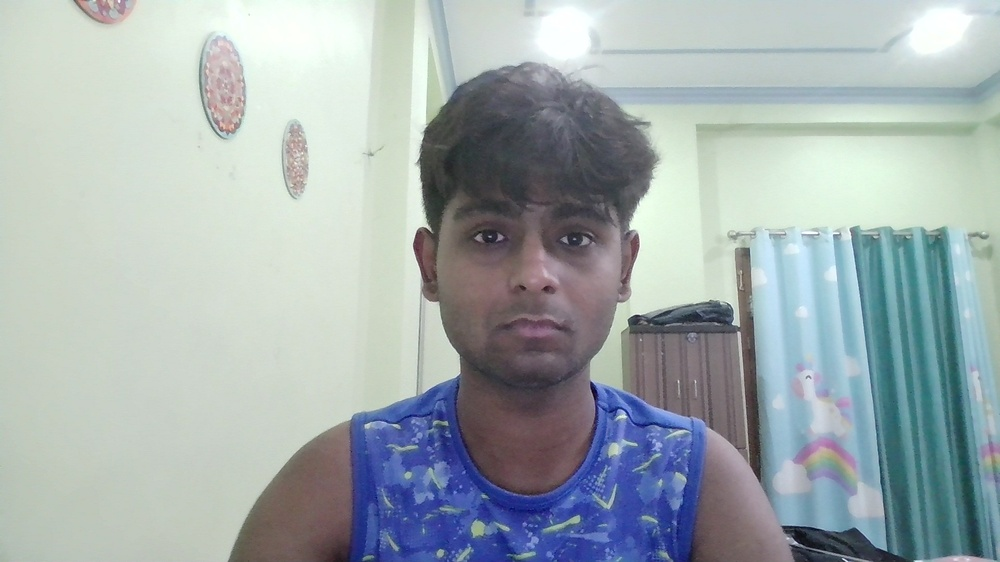
#> input picture data/face1.jpg, 1000 x 562 px, shrunk from 1920 x 1080 before the run, given in place of the camera
$ python LiveAnonymizer.py
#> lines starting #> are read from the running program, lines starting #| are printed output that depends on the picture; after the words box and inside, x2 and y2 are one past the last pixel; in counts of white or black regions, pixels touching at a corner belong together
import cv2

face_cascade = cv2.CascadeClassifier(cv2.data.haarcascades + 'haarcascade_frontalface_default.xml')
cap = cv2.VideoCapture(0)

while True :
    ret, frame = cap.read()
#> frame is the input picture: shape (562, 1000, 3); mean B, G, R 175.4, 173.8, 163
    frame = cv2.flip(frame, 1)
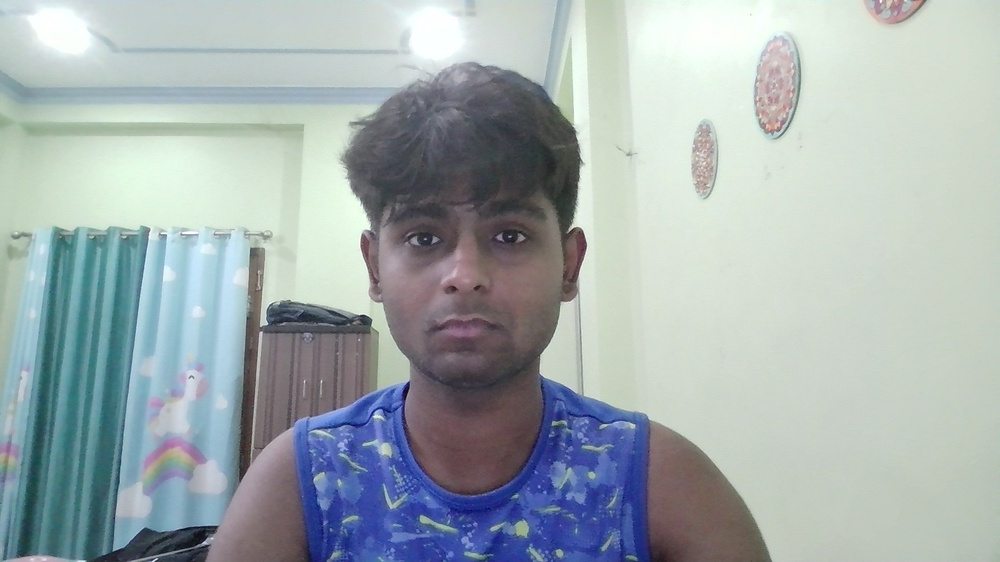
#> frame: shape (562, 1000, 3); mean B, G, R 175.4, 173.8, 163
    gray = cv2.cvtColor(frame, cv2.COLOR_BGR2GRAY)
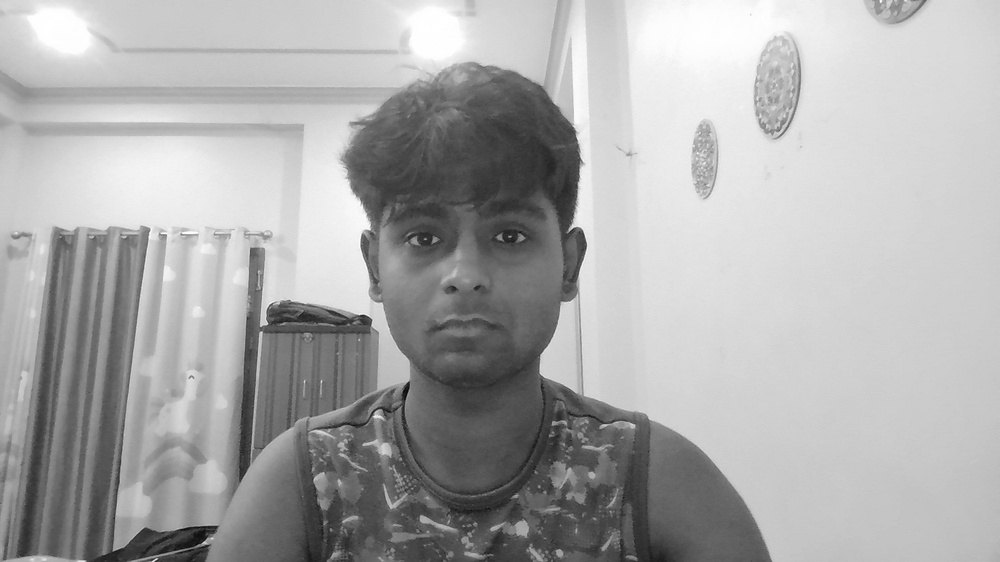
#> gray: shape (562, 1000); min 3, max 255, mean 170.7
    faces = face_cascade.detectMultiScale(gray, scaleFactor=1.1, minNeighbors=5)
#> faces = [[358, 157, 223, 223]]

    for (x,y,w,h) in faces:
        face = frame[y:y+h, x:x+w]
        blurred_face = cv2.GaussianBlur(face, (99, 99), 20)
        frame[y:y+h, x:x+w] = blurred_face
#> this loop made 1 pass
#> pass 1, `face = frame[y:y+h, x:x+w]`:
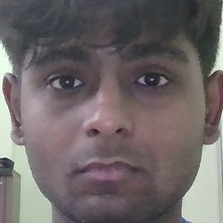
#> face: shape (223, 223, 3); mean B, G, R 103.4, 102.5, 110.1
#> pass 1, `blurred_face = cv2.GaussianBlur(face, (99, 99), 20)`:
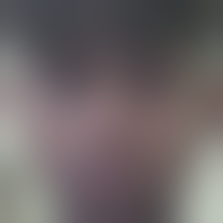
#> blurred_face: shape (223, 223, 3); mean B, G, R 103.2, 102.3, 110
#> after the loop:
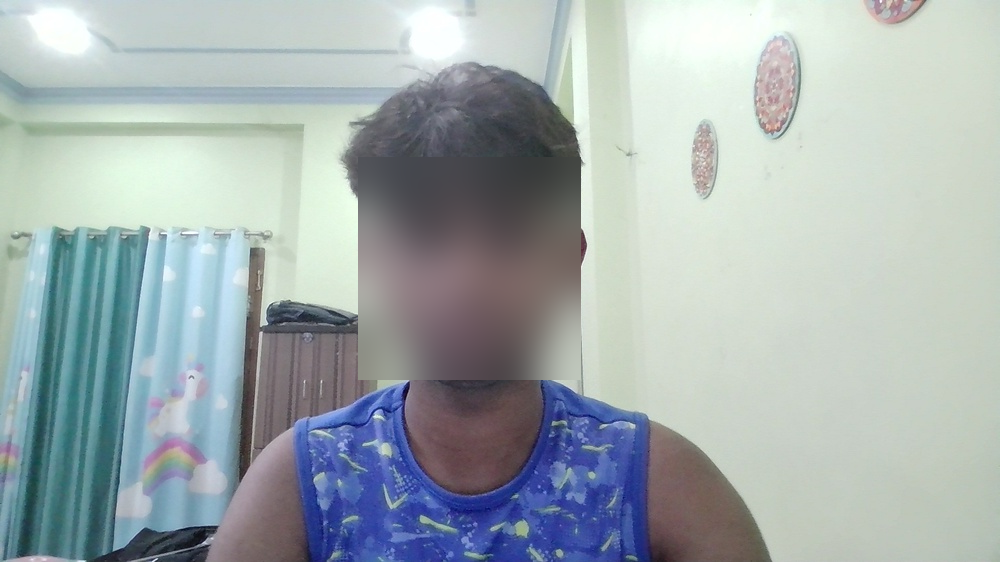
#> frame: shape (562, 1000, 3); 8.85% of pixels changed, all inside (x1, y1, x2, y2) = (358, 157, 581, 380)
    cv2.imshow("Live Face Anonymizer", frame)

    if cv2.waitKey(1) & 0xFF == ord('q'):
#> (key q is pressed here)
        break
cap.release()
cv2.destroyAllWindows()
